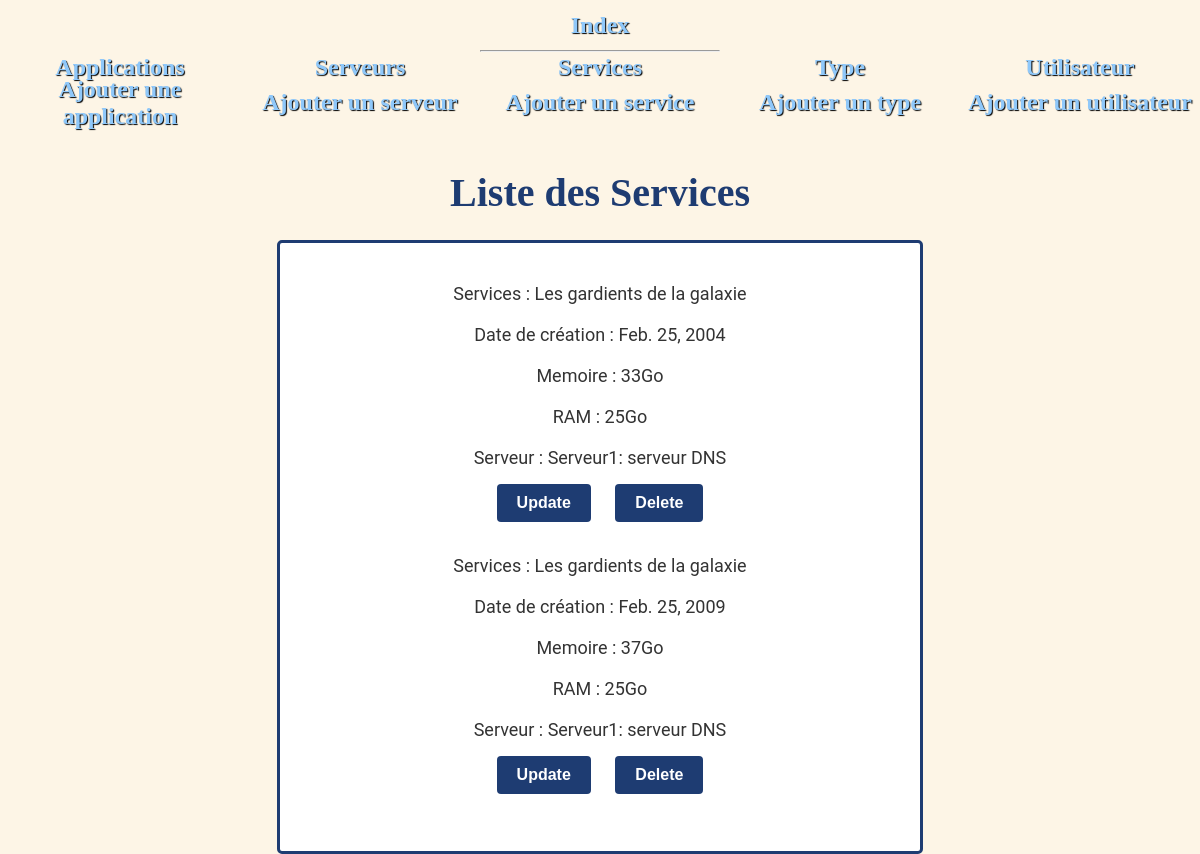
Screenshot of /adminsite/services/ with the database file from the repository.
### adminsite/models.py (models this page shows, shortened)
class Services(models.Model):
    nom = models.CharField(max_length=30)
    date = models.DateField()
    stockage_use = models.CharField(max_length=8)
    memoire_vive = models.CharField(max_length=8)
    serveur_lancement = models.ForeignKey(Serveurs, on_delete=models.CASCADE, null=True, related_name="serveur_lancement")

class Serveurs(models.Model):
    nom = models.CharField(max_length=100)
    type = models.ForeignKey(Types, on_delete=models.CASCADE, null=True, related_name="Type")
    processeur_choices =(("i3","i3"),("i5","i5"),("i7","i7"),("i9","i9"),("ryzen3","ryzen3"),("ryzen5","ryzen5"),("ryzen7","ryzen7"))
    processeur = models.CharField(max_length=20, choices=processeur_choices,null=True)
    memoire_choices = (("64Go","64Go"),("32Go","32Go"),("16Go","16Go"),("8Go","8Go"))
    memoire = models.CharField(max_length=20, choices=memoire_choices, null=True)
    stockage_choices =(("1To","1To"),("512Go","512Go"),("256Go","256Go"), ("128Go","128Go"), ("64Go","64Go"), ("32Go","32Go"))
    stockage = models.CharField(max_length=20, choices=stockage_choices, null=True)
    def __str__(self):
        return f" {self.nom}: serveur  {self.type}"

class Types(models.Model):
    test_choices = (("Apache","Apache"),("SQL","SQL"),("DNS","DNS"),("Proxy","Proxy"),("Imap","Imap"))
    type = models.CharField(max_length=20, choices=test_choices, null=True)
    description = models.TextField(null = True, blank = True)
    def __str__(self):
        return f"{self.type}"

### adminsite/services_views.py (the view)
# urls.py: path('', views.index),
def index(request):
    app = list(models.Services.objects.all())
    return render(request, 'adminsite/services/affiche.html',{"liste": app})

### adminsite/templates/adminsite/services/affiche.html (shortened to what this page needs)
<!DOCTYPE html>
<html lang="fr">
    {% extends "adminsite/main.html" %}
    {% block content %}
    <h2> Liste des Services</h2>
<div class="form">
<ol>
    {% for l in liste %}
    <p>Services : {{l.nom}}</p>
    <p>Date de création : {{l.date}}</p>
    <p>Memoire : {{l.stockage_use}}</p>
    <p>RAM : {{l.memoire_vive}}</p>
    <p>Serveur : {{l.serveur_lancement}}</p>
<a href="/adminsite/services/update/{{l.id}}/">
<input type="submit" value="Update" class="button">{% csrf_token %}</a>
<a href="/adminsite/services/delete/{{ l.id }}/" >
<input type="submit" value="Delete" class="button">{% csrf_token %}</a>
    {% endfor %}
</ol></div>
{% endblock %}

### adminsite/static/adminsite/index.css (style rules this page uses)
* { padding: 0; margin: 0; }
body { text-align: center; background-color:oldlace; }
.button { display: inline-block; padding: 10px 20px; font-size: 16px; font-weight: bold; text-align: center; text-decoration: none; background-color: #1e3c72; color: #fff; border: none; border-radius: 4px; cursor: pointer; transition: background-color 0.3s ease; margin-top: 1%; margin-bottom: 4%; }
.form { max-width: 50%; margin: 0 auto; padding: 20px; margin-top: 4%; margin-bottom: 1%; padding-bottom: 2%; background-color: #fff; border: 3px solid #1e3c72; border-radius: 5px; font-size: large; }
h2 { color:#1e3c72; font-weight: bold; margin-top: 2%; font-size: 250%; margin-bottom: 2%; }
.form { width: 50%; margin: auto; text-align: center; }
.form > * { padding: 10px; }
.form > ol > * { padding: 10px; margin: auto; }
.form>ol>p { width: 75%; }
p { font-family: 'Roboto', sans-serif; font-size: 100%; color: #333333; }

### adminsite/templates/adminsite/main.html (style rules this page uses)
a:link { text-decoration:none }

### rows the page displays
Services: nom "Les gardients de la galaxie", date "Feb. 25, 2004", stockage_use "33Go", memoire_vive "25Go", serveur_lancement "Serveur1: serveur DNS"
Services: nom "Les gardients de la galaxie", date "Feb. 25, 2009", stockage_use "37Go", memoire_vive "25Go", serveur_lancement "Serveur1: serveur DNS"
